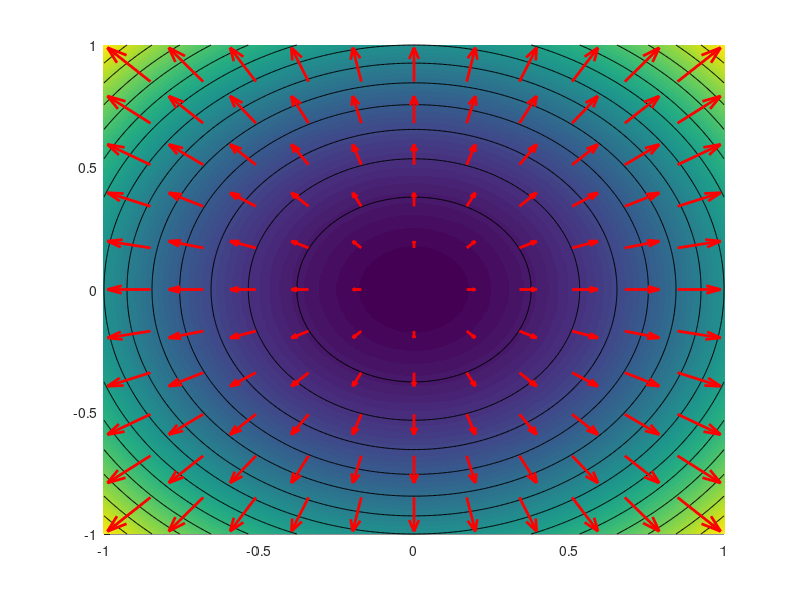

The MATLAB script that drew this image: (Note: this script raises an error after producing the figure.)
%%
% Display of monotone operators

rep = '../results/monotone-operators/';
[~,~] = mkdir(rep);
addpath('../toolbox/');

r = 15; % #levellines

% display background
q = 501;
T = linspace(-1,1,q);
[Y,X] = meshgrid(T,T);
% display vectors
m = 11;
t = linspace(-.85,.85,m);
[y,x] = meshgrid(t,t);

% sym
F = X.^2+Y.^2; % function
U = x; V = y;
clf; hold on;
imagesc(T,T,F');
contour(T,T,F',linspace(min(F(:)), max(F(:)),r), 'k');
quiver(x,y,U,V, 'r', 'LineWidth', 2);
colormap(parula(r-1));
caxis([min(F(:)) max(F(:))]);
axis image; axis off;
saveas(gcf, [rep 'sym.png'], 'png');

% skew
F = X.*Y; % function
U = y; V = -x;
clf; hold on;
imagesc(T,T,F');
contour(T,T,F',linspace(min(F(:)), max(F(:)),r), 'k');
quiver(x,y,U,V, 'r', 'LineWidth', 2);
colormap(parula(r-1));
caxis([min(F(:)) max(F(:))]);
axis image; axis off;
saveas(gcf, [rep 'skew.png'], 'png');
